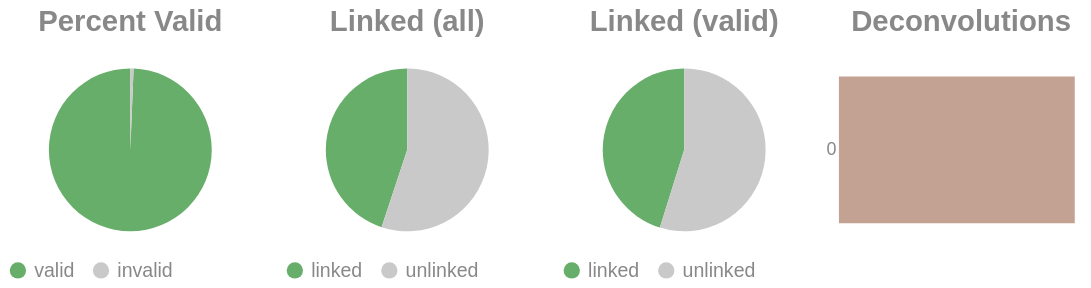

Notebook source saved alongside this figure:
### Code cell
if SKIPLR:
    pass
else:
    clash = Counter()
    for i in valids['molecule'].to_list():
        _mol = i.split("-")
        if len(_mol) == 1:
            clash.update('0')
        else:
            clash.update(_mol[-1])

    _d = {"deconvolutions": [], 'count': []}
    for k,v in clash.items():
        _d['deconvolutions'].append(k)
        _d['count'].append(v)

    tot_valid = valids['reads'].sum()
    mask = valids['reads'] >= 2
    n_linked_reads = valids.filter(mask)['reads'].sum()
    if n_linked_reads == 0:
        print_html("No linked molecules (>=2 reads) were detected; skipping linked-only distributions.")
        SKIPLR = True
    else:
        perc_valid = round(tot_valid / n_reads, 4)
        linked_perc_abs = round(n_linked_reads / n_reads, 4)
        linked_perc = round(n_linked_reads / tot_valid, 4)

    _valid = pl.DataFrame({"valids": ['valid', 'invalid'], "count": [tot_valid, n_reads - tot_valid]})
    _linked_abs = pl.DataFrame({"linked (absolute)": ['linked', 'unlinked'], "count": [n_linked_reads, n_reads - n_linked_reads]})
    _linked_rel = pl.DataFrame({"linked (valids)": ['linked', 'unlinked'], "count": [n_linked_reads, tot_valid - n_linked_reads]})

    (
        alt.hconcat(
            piechart(_valid, goodval = 'valid', title = "Percent Valid"),
            piechart(_linked_abs, goodval = "linked", title =  "Linked (all)"),
            piechart(_linked_rel, goodval = "linked", title =  "Linked (valid)"),
            convolutionbar(pl.DataFrame(_d), title = "Deconvolutions"),
            center = True,
            bounds = 'flush'
        )
        .resolve_scale(color='independent')
        .resolve_legend('independent')
        .properties(usermeta={'embedOptions': {"actions": False}})
    ).display()

### Figure 1 — Vega-Lite specification as saved in the notebook (floating-point values rounded to 4 significant figures)
{"width": "container", "height": 400, "config": {"title": {"anchor": "start", "dy": -15, "fontSize": 18, "color": "#888888", "subtitleColor": "#888888", "subtitleFontSize": 14}, "arc": {"fill": "#0072B2"}, "axis": {"domainColor": "#888888", "domainWidth": 0.5, "gridWidth": 0.2, "grid": false, "titleFontWeight": 400, "titleFontSize": 15, "labelFontSize": 11, "labelColor": "#888888", "tickColor": "#888888", "tickWidth": 0.2, "titleColor": "#888888"}, "axisBand": {"grid": false}, "axisX": {"grid": true, "tickSize": 10, "domainCap": "round"}, "axisY": {"domain": false, "grid": true, "tickSize": 0, "domainCap": "round"}, "background": "transparent", "header": {"labelFontSize": 15, "labelColor": "#888888", "titleFontSize": 15, "titleFontWeight": 600, "titleColor": "#888888"}, "legend": {"labelFont": "sans-serif", "labelFontSize": 12, "labelColor": "#888888", "symbolSize": 100, "symbolType": "circle", "titleFontSize": 12, "titlePadding": 10, "titleColor": "#888888", "title": null}, "range": {"category": ["#E69F00", "#56B4E9", "#009E73", "#F0E442", "#0072B2", "#D55E00", "#CC79A7", "#000000"], "diverging": ["#cfe8f3", "#a2d4ec", "#73bfe2", "#46abdb", "#1696d2", "#12719e"]}, "area": {"fill": "#0072B2", "fillOpacity": 0.7, "line": true, "strokeOpacity": 0.7}, "line": {"color": "#0072B2", "stroke": "#0072B2", "strokeWidth": 2}, "trail": {"color": "#0072B2", "stroke": "#0072B2", "strokeWidth": 0, "size": 1}, "point": {"filled": true, "fillOpacity": 1.0, "size": 95}, "text": {"color": "#888888", "fontSize": 11, "align": "right", "fontWeight": 400, "size": 11}, "bar": {"fill": "#0072B2", "stroke": null}, "view": {"stroke": null, "continuousWidth": 660, "continuousHeight": 400}}, "hconcat": [{"data": {"name": "data-62f07bd79ae3e8ca32a932be0dc78ac6"}, "mark": {"type": "arc"}, "encoding": {"color": {"field": "valids", "legend": {"orient": "bottom", "title": null}, "scale": {"domain": ["valid", "invalid"], "range": ["#68ae6b", "#C9C9C9"]}, "title": "Valids", "type": "nominal"}, "theta": {"field": "count", "type": "quantitative"}, "tooltip": [{"field": "valids", "title": "Valids", "type": "ordinal"}, {"field": "percent", "format": ".2%", "title": "Percent", "type": "quantitative"}, {"field": "count", "title": "Count", "type": "quantitative"}]}, "height": 100, "title": {"text": "Percent Valid", "align": "center", "anchor": "middle"}, "transform": [{"calculate": "datum.count / 12560450", "as": "percent"}], "width": 150}, {"data": {"name": "data-ace9dda94bdbe5b45d7e24d1be152572"}, "mark": {"type": "arc"}, "encoding": {"color": {"field": "linked (absolute)", "legend": {"orient": "bottom", "title": null}, "scale": {"domain": ["linked", "unlinked"], "range": ["#68ae6b", "#C9C9C9"]}, "title": "Linked (Absolute)", "type": "nominal"}, "theta": {"field": "count", "type": "quantitative"}, "tooltip": [{"field": "linked (absolute)", "title": "Linked (Absolute)", "type": "ordinal"}, {"field": "percent", "format": ".2%", "title": "Percent", "type": "quantitative"}, {"field": "count", "title": "Count", "type": "quantitative"}]}, "height": 100, "title": {"text": "Linked (all)", "align": "center", "anchor": "middle"}, "transform": [{"calculate": "datum.count / 12560450", "as": "percent"}], "width": 150}, {"data": {"name": "data-195aefc805d70526a7a625b80f08f6eb"}, "mark": {"type": "arc"}, "encoding": {"color": {"field": "linked (valids)", "legend": {"orient": "bottom", "title": null}, "scale": {"domain": ["linked", "unlinked"], "range": ["#68ae6b", "#C9C9C9"]}, "title": "Linked (Valids)", "type": "nominal"}, "theta": {"field": "count", "type": "quantitative"}, "tooltip": [{"field": "linked (valids)", "title": "Linked (Valids)", "type": "ordinal"}, {"field": "percent", "format": ".2%", "title": "Percent", "type": "quantitative"}, {"field": "count", "title": "Count", "type": "quantitative"}]}, "height": 100, "title": {"text": "Linked (valid)", "align": "center", "anchor": "middle"}, "transform": [{"calculate": "datum.count / 12479953", "as": "percent"}], "width": 150}, {"data": {"name": "data-19ad6be23fd2954ec43dca9d312f13ae"}, "mark": {"type": "bar"}, "encoding": {"color": {"field": "deconvolutions", "legend": null, "scale": {"scheme": "lightgreyred"}, "type": "nominal"}, "tooltip": [{"field": "deconvolutions", "title": "Deconvolutions", "type": "ordinal"}, {"field": "percent", "format": ".2%", "title": "Percent", "type": "quantitative"}, {"field": "count", "title": "Count", "type": "quantitative"}], "x": {"axis": null, "field": "count", "type": "quantitative"}, "y": {"field": "deconvolutions", "sort": "ascending", "title": null, "type": "nominal"}}, "height": 100, "title": {"text": "Deconvolutions", "align": "center", "anchor": "middle"}, "transform": [{"calculate": "datum.count / 8686654", "as": "percent"}], "width": 150}], "bounds": "flush", "center": true, "resolve": {"legend": {"angle": "independent"}, "scale": {"color": "independent"}}, "usermeta": {"embedOptions": {"actions": false}}, "$schema": "https://vega.github.io/schema/vega-lite/v6.1.0.json", "datasets": {"data-62f07bd79ae3e8ca32a932be0dc78ac6": [{"valids": "valid", "count": 12479953}, {"valids": "invalid", "count": 80497}], "data-ace9dda94bdbe5b45d7e24d1be152572": [{"linked (absolute)": "linked", "count": 5638635}, {"linked (absolute)": "unlinked", "count": 6921815}], "data-195aefc805d70526a7a625b80f08f6eb": [{"linked (valids)": "linked", "count": 5638635}, {"linked (valids)": "unlinked", "count": 6841318}], "data-19ad6be23fd2954ec43dca9d312f13ae": [{"deconvolutions": "0", "count": 8686654}]}}
